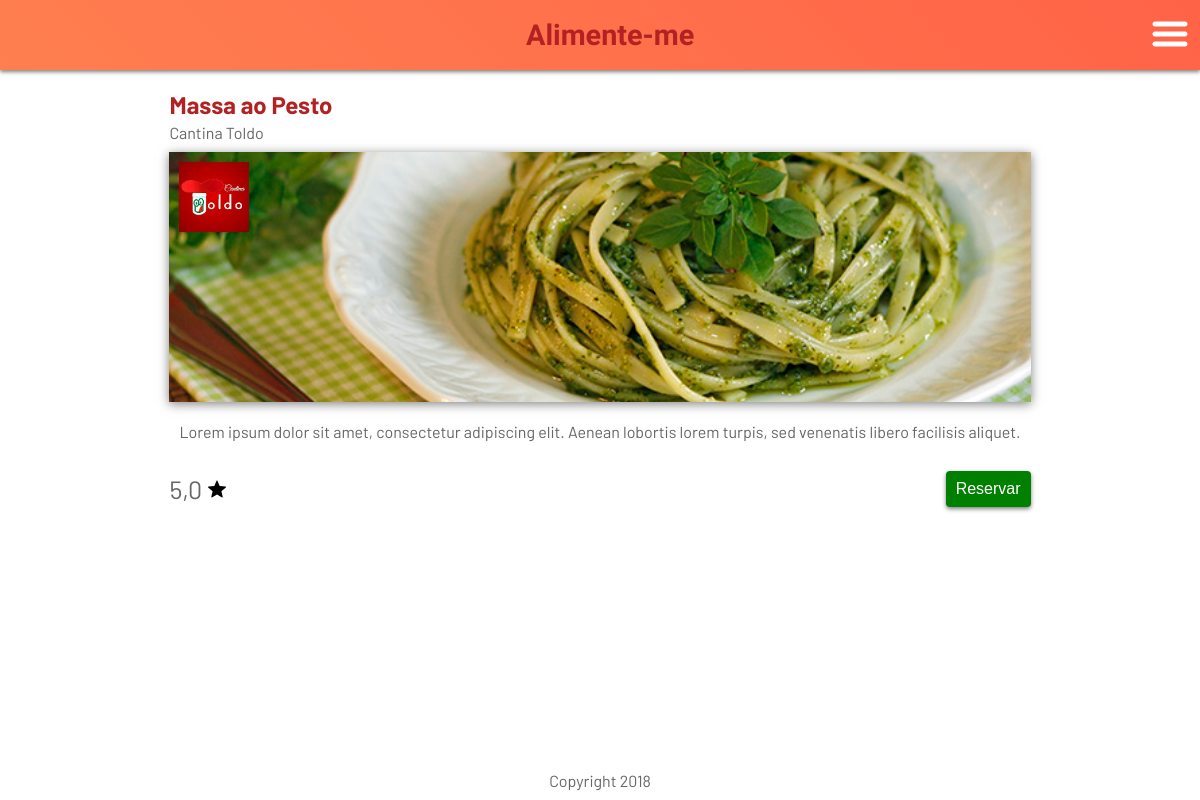
The app's page /detalhes/2 with its own data.
### tables this page shows
CREATE TABLE `food` (
  `id` int(11) NOT NULL AUTO_INCREMENT,
  `id_company` int(11) NOT NULL,
  `id_image` int(11) DEFAULT NULL,
  `status` tinyint(1) DEFAULT '0',
  PRIMARY KEY (`id`),
  KEY `id_company` (`id_company`),
  KEY `id_image` (`id_image`),
  CONSTRAINT `food_ibfk_1` FOREIGN KEY (`id_company`) REFERENCES `company` (`id`) ON DELETE CASCADE ON UPDATE CASCADE,
  CONSTRAINT `food_ibfk_3` FOREIGN KEY (`id_image`) REFERENCES `ez_file` (`id`) ON DELETE SET NULL ON UPDATE CASCADE
);

CREATE TABLE `food_description` (
  `id_food` int(11) NOT NULL,
  `title` varchar(255) DEFAULT NULL,
  `rating` tinyint(5) DEFAULT '5',
  `text` text,
  PRIMARY KEY (`id_food`),
  KEY `id_food` (`id_food`),
  CONSTRAINT `food_description_ibfk_3` FOREIGN KEY (`id_food`) REFERENCES `food` (`id`) ON DELETE CASCADE ON UPDATE CASCADE
);

CREATE TABLE `company_description` (
  `id_company` int(11) NOT NULL,
  `title` varchar(255) DEFAULT NULL,
  `lat` varchar(255) DEFAULT NULL,
  `long` varchar(255) DEFAULT NULL,
  `text` text,
  PRIMARY KEY (`id_company`),
  KEY `id_company` (`id_company`),
  CONSTRAINT `site_company_description_ibfk_3` FOREIGN KEY (`id_company`) REFERENCES `company` (`id`) ON DELETE CASCADE ON UPDATE CASCADE
);

CREATE TABLE `ez_file` (
  `id` int(11) NOT NULL AUTO_INCREMENT,
  `file` varchar(255) NOT NULL,
  `path` varchar(255) NOT NULL,
  `extension` varchar(25) DEFAULT NULL,
  PRIMARY KEY (`id`)
);

### application/controllers/Main.php (called while the page is built, shortened)
<?php
class Main extends CI_Controller {
	function __construct(){
		$this->load->helper('url');
	}
	public function details($id){
		$this->load->model('food_m');
		$food = $this->food_m->get($id);
		$this->load->view('main', array('content' => 'details', 'food' => $food[0]));
	}
}

### index.php (called while the page is built, shortened)
<?php
require_once BASEPATH.'core/CodeIgniter.php';

### application/models/food_m.php (called while the page is built, shortened)
<?php
class Food_m extends CI_Model {
    public $table = 'food';
    public $table_description = 'food_description';
    public $table_file = 'ez_file';
    public $table_company = 'company';
    public $table_company_description = 'company_description';
    function get($id = FALSE){
        $this->db->select('food.id, description.title, description.rating, description.text, file.file, file.path, file_comapany.file as file_company, company_description.title as company_title')
            ->from($this->table.' as food')
            ->join($this->table_description.' as description', 'description.id_food'.' = food.id', 'inner')
            ->join($this->table_file.' as file', 'food.id_image'.' = file.id', 'inner')
            ->join($this->table_company.' as company', 'company.id'.' = food.id_company', 'inner')
            ->join($this->table_company_description.' as company_description', 'company_description.id_company'.' = company.id', 'inner')
            ->join($this->table_file.' as file_comapany', 'company.id_image'.' = file_comapany.id', 'inner')
            ->where('food.status = 1')
            ->order_by('description.title', 'ASC');
        if($id)
            $this->db->where('food.id', $id);
        else
            $this->db->where('food.id not in (select id_food from list where id_food = food.id)');
        $query = $this->db->get();
        $data = $query->result();
        return $data;
    }
}
?>

### application/views/details.php (the view)
<section id="section-4" class="content flex column justify-start v-center">
	<div class="content-details">
		<h1 class="list-title margin-title"><?php echo $food->title ?></h1>
		<span class="list-company">
			<?php echo $food->company_title ?>
		</span>
		<div class="card-img details-img">
			<img src="<?php echo base_url($food->path. '/' .$food->file); ?>" class="img-food" />
			<img src="<?php echo base_url($food->path. '/' .$food->file_company); ?>" class="logo-company left"/>
		</div>
		<div class="text-details">
			<?php echo $food->text ?>
		</div>
		<div class="details-buttons flex v-center justify-between">
			<div class="rating flex v-center">
				<?php echo number_format($food->rating, 1, ',', ' '); ?>
				<img src="<?php echo base_url('assets/img/star.svg'); ?>" class="star" />
			</div>
			<button class="list-button reserve flex v-center btn-reserve">
				Reservar
			</button>
		</div>
	</div>
</section>

### assets/css/style.css (style rules this page uses)
body { background: #FFFFFF; color: #666; font-family: 'Barlow',sans-serif; overflow-x: hidden; }
body,h1,h2,h3,h4,h5,h6 { margin: 0px; padding: 0px; }
.content { padding-top: 90px; }
.card-img { max-height: 250px; width: 100%; position: relative; }
.img-food { width: 100%; height: 250px; object-fit: cover; }
.logo-company { position: absolute; top: 10px; width: 70px; z-index: 10; }
.left { left: 10px; }
.list-title { margin-bottom: 30px; color: #B22222; }
.list-button { border-radius: 4px; border:none; box-shadow: 0 2px 4px rgba(0,0,0,.5); color:#FFF; font-size:1rem; }
.content-details { padding: 0px 24px; }
.margin-title { margin-bottom: 4px; }
.details-img { margin: 10px 0px; box-shadow: 0 2px 10px rgba(0,0,0,.5); }
.text-details { padding: 10px; margin-bottom: 20px; }
.reserve { padding: 9px 10px; background: #008000; }
.rating { font-size: 25px; }
.star { width: 18px; fill: #646464; margin-left: 6px; }

### assets/css/flex.css (style rules this page uses)
.flex { display:flex; }
.column { flex-direction: column; }
.justify-start { justify-content: flex-start; }
.justify-between { justify-content: space-between; }
.v-center { align-items: center; }

### records on screen
food: food_description.title "Massa ao Pesto", company_description.title "Cantina Toldo", id_image.file (picture), food_description.text "Lorem ipsum dolor sit amet, consectetur adipiscing elit. Aenean lobortis lorem turpis, sed venenatis libero facilisis aliquet.", food_description.rating "5,0"
